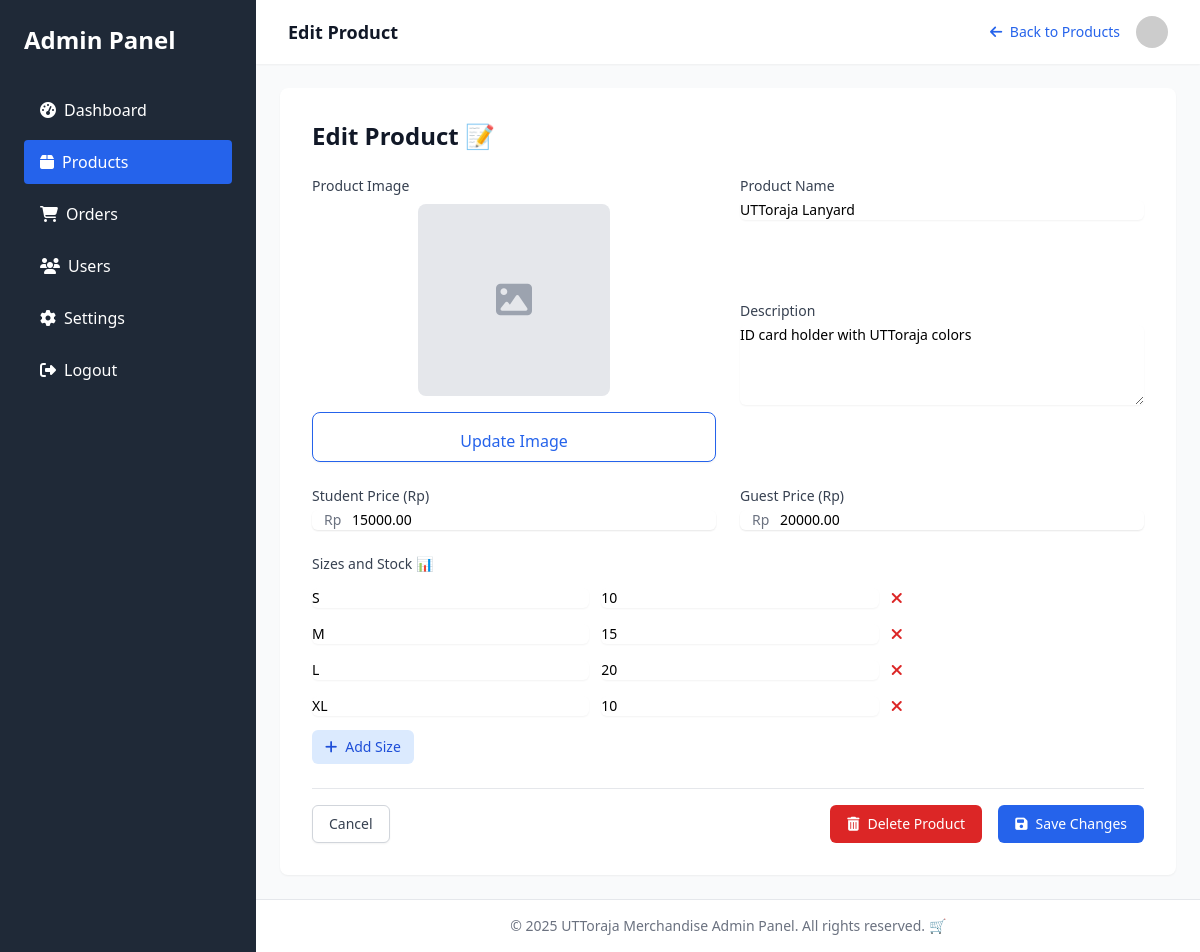
/merchandise/admin/edit_product.php?id=6 (signed in), run on the app's committed database.
### tables this page shows
CREATE TABLE `products` (
  `id` int(11) NOT NULL,
  `name` varchar(100) NOT NULL,
  `description` text DEFAULT NULL,
  `price_student` decimal(10,2) NOT NULL,
  `price_guest` decimal(10,2) NOT NULL,
  `image` varchar(255) DEFAULT NULL,
  `size_options` varchar(255) DEFAULT NULL COMMENT 'Comma-separated list of available sizes',
  `category` varchar(50) DEFAULT NULL,
  `active` tinyint(1) NOT NULL DEFAULT 1,
  `featured` tinyint(1) NOT NULL DEFAULT 0
);

CREATE TABLE `product_sizes` (
  `id` int(11) NOT NULL,
  `product_id` int(11) NOT NULL,
  `size` varchar(10) NOT NULL,
  `stock` int(11) NOT NULL DEFAULT 0
);

### merchandise/admin/edit_product.php (the view, shortened to what this page needs)
<?php
require_once '../koneksi.php';
$product = null;
$product_sizes = [];
if (isset($_GET['id'])) {
    $product_id = filter_input(INPUT_GET, 'id', FILTER_VALIDATE_INT);
    $stmt = $conn->prepare("SELECT * FROM products WHERE id = ?");
    $stmt->bind_param("i", $product_id);
    $stmt->execute();
    $product = $stmt->get_result()->fetch_assoc();
    $stmt = $conn->prepare("SELECT * FROM product_sizes WHERE product_id = ?");
    $stmt->bind_param("i", $product_id);
    $stmt->execute();
    $product_sizes = $stmt->get_result()->fetch_all(MYSQLI_ASSOC);
}
?>
<!DOCTYPE html>
<html lang="en">
<head>
    <script src="https://cdn.tailwindcss.com"></script>
    <link rel="stylesheet" href="https://cdnjs.cloudflare.com/ajax/libs/font-awesome/6.4.0/css/all.min.css">
</head>
<body class="bg-gray-50 min-h-screen flex">
    <div class="bg-gray-800 text-white w-64 py-6 flex-shrink-0 hidden md:block">
        <div class="px-6">
            <h2 class="text-2xl font-bold mb-8">Admin Panel</h2>
            <nav>
                <ul class="space-y-2">
                    <li>
                        <a href="index.php" class="block py-2.5 px-4 rounded transition duration-200 hover:bg-gray-700">
                            <i class="fas fa-tachometer-alt mr-2"></i>Dashboard
                        </a>
                    </li>
                    <li>
                        <a href="products.php" class="block py-2.5 px-4 rounded bg-blue-600 text-white">
                            <i class="fas fa-box mr-2"></i>Products
                        </a>
                    </li>
                    <li>
                        <a href="orders.php" class="block py-2.5 px-4 rounded transition duration-200 hover:bg-gray-700">
                            <i class="fas fa-shopping-cart mr-2"></i>Orders
                        </a>
                    </li>
                    <li>
                        <a href="users.php" class="block py-2.5 px-4 rounded transition duration-200 hover:bg-gray-700">
                            <i class="fas fa-users mr-2"></i>Users
                        </a>
                    </li>
                    <li>
                        <a href="settings.php" class="block py-2.5 px-4 rounded transition duration-200 hover:bg-gray-700">
                            <i class="fas fa-cog mr-2"></i>Settings
                        </a>
                    </li>
                    <li>
                        <a href="logout.php" class="block py-2.5 px-4 rounded transition duration-200 hover:bg-gray-700">
                            <i class="fas fa-sign-out-alt mr-2"></i>Logout
                        </a>
                    </li>
                </ul>
            </nav>
        </div>
    </div>
    <div class="flex-1 flex flex-col overflow-hidden">
        <header class="bg-white shadow-sm z-10">
            <div class="max-w-7xl mx-auto px-4 sm:px-6 lg:px-8 py-4 flex justify-between items-center">
                <div class="flex items-center">
                    <h1 class="text-lg font-semibold text-gray-900">Edit Product</h1>
                </div>
                <div class="flex items-center">
                    <a href="products.php" class="mr-4 text-sm text-blue-600 hover:text-blue-800">
                        <i class="fas fa-arrow-left mr-1"></i> Back to Products
                    </a>
                    <img class="h-8 w-8 rounded-full" src="https://ui-avatars.com/api/?name=Admin&background=0D8ABC&color=fff" alt="Admin">
                </div>
            </div>
        </header>
        <main class="flex-1 overflow-y-auto bg-gray-50 p-6">
            <div class="max-w-4xl mx-auto bg-white rounded-lg shadow-sm overflow-hidden">
                <div class="p-6 sm:p-8">
                    <h2 class="text-2xl font-bold text-gray-900 mb-6">Edit Product 📝</h2>
                    <form method="POST" enctype="multipart/form-data" class="space-y-6">
                        <div class="grid grid-cols-1 md:grid-cols-2 gap-6">
                            <div class="md:row-span-2">
                                <label class="block text-sm font-medium text-gray-700 mb-2">Product Image</label>
                                <div class="flex flex-col items-center">
                                    <?php if ($product['image']): ?>
                                        <img src="../uploads/<?php echo htmlspecialchars($product['image']); ?>" class="h-48 w-48 object-cover rounded-lg border shadow-sm mb-4">
                                    <?php else: ?>
                                        <div class="h-48 w-48 rounded-lg bg-gray-200 flex items-center justify-center mb-4">
                                            <i class="fas fa-image text-4xl text-gray-400"></i>
                                        </div>
                                    <?php endif; ?>
                                    <label class="w-full flex flex-col items-center px-4 py-2 bg-white text-blue-600 rounded-lg shadow-sm border border-blue-600 cursor-pointer hover:bg-blue-50">
                                        <span class="mt-2 text-base leading-normal">Update Image</span>
                                    </label>
                                </div>
                            </div>
                            <div>
                                <label for="name" class="block text-sm font-medium text-gray-700 mb-1">Product Name</label>
                                <input type="text" id="name" name="name" value="<?php echo htmlspecialchars($product['name']); ?>" required
                                    class="block w-full border-gray-300 rounded-md shadow-sm focus:ring-blue-500 focus:border-blue-500 sm:text-sm">
                            </div>
                            <div>
                                <label for="description" class="block text-sm font-medium text-gray-700 mb-1">Description</label>
                                <textarea id="description" name="description" rows="4" required
                                    class="block w-full border-gray-300 rounded-md shadow-sm focus:ring-blue-500 focus:border-blue-500 sm:text-sm"><?php echo htmlspecialchars($product['description']); ?></textarea>
                            </div>
                        </div>
                        <div class="grid grid-cols-1 md:grid-cols-2 gap-6">
                            <div>
                                <label for="price_student" class="block text-sm font-medium text-gray-700 mb-1">Student Price (Rp)</label>
                                <div class="mt-1 relative rounded-md shadow-sm">
                                    <div class="absolute inset-y-0 left-0 pl-3 flex items-center pointer-events-none">
                                        <span class="text-gray-500 sm:text-sm">Rp</span>
                                    </div>
                                    <input type="number" id="price_student" name="price_student" value="<?php echo $product['price_student']; ?>" min="0" required
                                        class="block w-full pl-10 pr-12 border-gray-300 rounded-md shadow-sm focus:ring-blue-500 focus:border-blue-500 sm:text-sm">
                                </div>
                            </div>
                            <div>
                                <label for="price_guest" class="block text-sm font-medium text-gray-700 mb-1">Guest Price (Rp)</label>
                                <div class="mt-1 relative rounded-md shadow-sm">
                                    <div class="absolute inset-y-0 left-0 pl-3 flex items-center pointer-events-none">
                                        <span class="text-gray-500 sm:text-sm">Rp</span>
                                    </div>
                                    <input type="number" id="price_guest" name="price_guest" value="<?php echo $product['price_guest']; ?>" min="0" required
                                        class="block w-full pl-10 pr-12 border-gray-300 rounded-md shadow-sm focus:ring-blue-500 focus:border-blue-500 sm:text-sm">
                                </div>
                            </div>
                        </div>
                        <div>
                            <label class="block text-sm font-medium text-gray-700 mb-3">Sizes and Stock 📊</label>
                            <div id="size-inputs" class="space-y-3">
                                <?php foreach ($product_sizes as $size): ?>
                                    <div class="size-stock-pair flex items-center space-x-3">
                                        <input type="text" name="sizes[]" value="<?php echo htmlspecialchars($size['size']); ?>" placeholder="Size (e.g., S)"
                                            class="block w-1/3 border-gray-300 rounded-md shadow-sm focus:ring-blue-500 focus:border-blue-500 sm:text-sm">
                                        <input type="number" name="stocks[]" value="<?php echo $size['stock']; ?>" min="0" placeholder="Stock"
                                            class="block w-1/3 border-gray-300 rounded-md shadow-sm focus:ring-blue-500 focus:border-blue-500 sm:text-sm">
                                        <button type="button" class="remove-size text-red-600 hover:text-red-800" title="Remove size">
                                            <i class="fas fa-times"></i>
                                        </button>
                                    </div>
                                <?php endforeach; ?>
                            </div>
                            <button type="button" onclick="addSizeStockFields()" class="mt-3 inline-flex items-center px-3 py-2 border border-transparent text-sm leading-4 font-medium rounded-md text-blue-700 bg-blue-100 hover:bg-blue-200 focus:outline-none focus:ring-2 focus:ring-offset-2 focus:ring-blue-500">
                                <i class="fas fa-plus mr-2"></i> Add Size
                            </button>
                        </div>
                        <div class="flex items-center justify-between pt-4 border-t border-gray-200">
                            <a href="products.php" class="inline-flex items-center px-4 py-2 border border-gray-300 shadow-sm text-sm font-medium rounded-md text-gray-700 bg-white hover:bg-gray-50 focus:outline-none focus:ring-2 focus:ring-offset-2 focus:ring-blue-500">
                                Cancel
                            </a>
                            <div>
                                <button type="submit" name="delete" onclick="return confirm('Are you sure you want to delete this product? This action cannot be undone.')"
                                    class="mr-3 inline-flex items-center px-4 py-2 border border-transparent text-sm font-medium rounded-md text-white bg-red-600 hover:bg-red-700 focus:outline-none focus:ring-2 focus:ring-offset-2 focus:ring-red-500">
                                    <i class="fas fa-trash-alt mr-2"></i> Delete Product
                                </button>
                                <button type="submit" class="inline-flex items-center px-4 py-2 border border-transparent text-sm font-medium rounded-md text-white bg-blue-600 hover:bg-blue-700 focus:outline-none focus:ring-2 focus:ring-offset-2 focus:ring-blue-500">
                                    <i class="fas fa-save mr-2"></i> Save Changes
                                </button>
                            </div>
                        </div>
                    </form>
                </div>
            </div>
        </main>
        <footer class="bg-white border-t border-gray-200 py-4">
            <div class="max-w-7xl mx-auto px-4 sm:px-6 lg:px-8">
                <p class="text-sm text-center text-gray-500">© 2025 UTToraja Merchandise Admin Panel. All rights reserved. 🛒</p>
            </div>
        </footer>
    </div>
</body>
</html>

### data on the page
products: name "UTToraja Lanyard", description "ID card holder with UTToraja colors", price_student "15000.00", price_guest "20000.00"
product_sizes: size "S", stock "10"
product_sizes: size "M", stock "15"
product_sizes: size "L", stock "20"
product_sizes: size "XL", stock "10"
